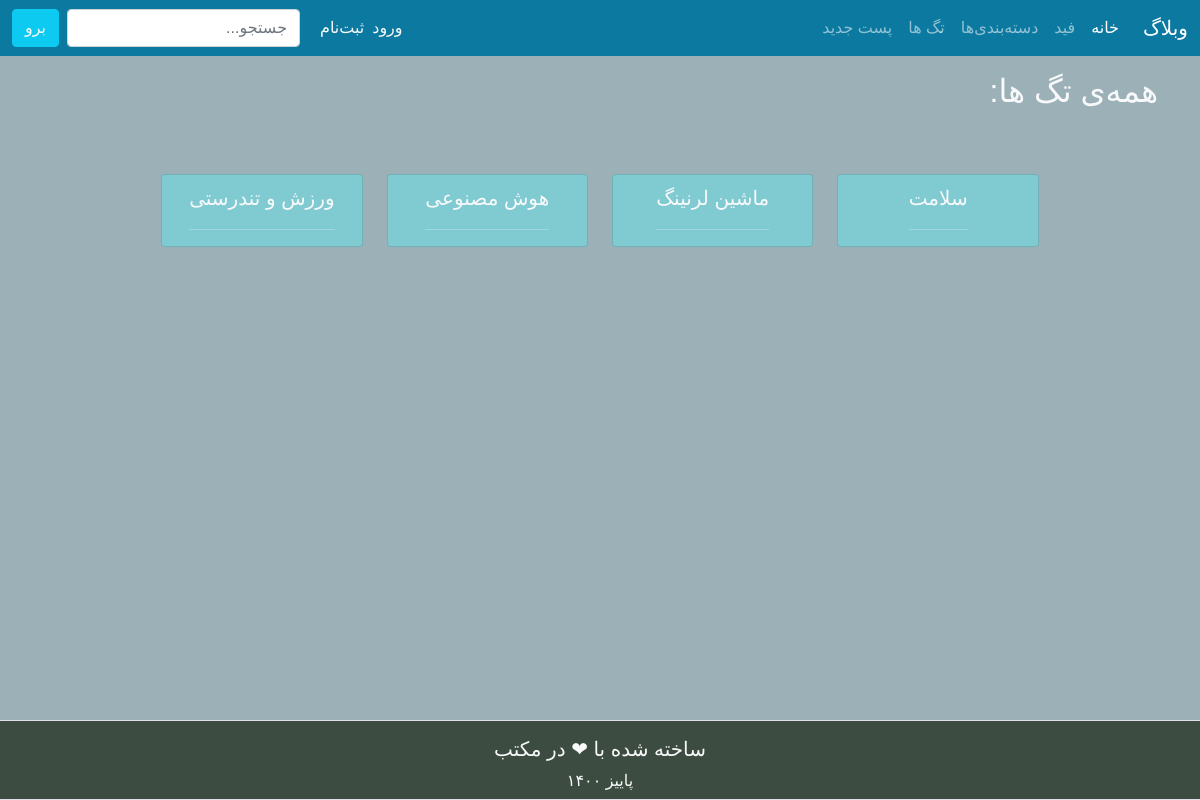
/feed/tags/, run on the app's committed database.
### feed/models.py (models this page shows, shortened)
class Tag(models.Model):
    name = models.CharField("نام", max_length=100, unique=True)
    owner = models.ForeignKey(
        User,
        on_delete=CASCADE,
        related_name='tags',
        verbose_name="سازنده"
    )
    slug = models.SlugField(null=True, blank=True, allow_unicode=True)
    class Meta:
        ordering = ["name"]
    def get_absolute_url(self):
        return reverse('tag_detail', kwargs={'slug': self.slug})

### feed/views.py (the view)
# urls.py: path('feed/tags/', TagListView.as_view(), name='tag_list'),
class TagListView(ListView):
    model = Tag
    template_name = 'feed/tags.html'

### feed/templates/feed/tags.html (shortened to what this page needs)
{% extends 'base.html' %}
{% load static %}
{% block static_css %}
    <link rel="stylesheet" href="{% static 'css/gtt_button.css' %}">
{% endblock static_css %}
{% block content %}
    <div class="container">
        <div class="row justify-content-start my-3">
            <p class="h2 text-light">
                همه‌ی تگ ها:
            </p>
        </div>
        <div class="row justify-content-center my-5">
            {% for tag in tag_list %}
                <div class="col-auto my-2">
                    <div class="card align-items-center pt-2" style="width: 12.59rem; max-height: 330px; background-color: #80cad2;">
                        <a href="{{tag.get_absolute_url}}" class="lead text-light"
                                style="text-decoration: none;">
                            {{tag.name|truncatechars:100}}
                            <hr>
                        </a>
                    </div>
                </div>
            {% endfor %}
        </div>
    </div>
{% endblock content %}

### templates/base.html (style rules this page uses)
* { margin: 0; }
html, body { height: 100%; font-family: 'Sahel', sans-serif; background-color: #9bb1b7; }

### data on the page
Tag: name "سلامت"
Tag: name "ماشین لرنینگ"
Tag: name "هوش مصنوعی"
Tag: name "ورزش و تندرستی"
